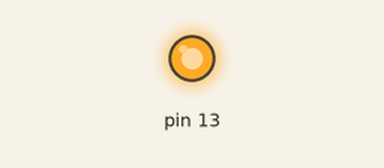
The sketch below on a simulated Arduino Uno, built with avr-gcc and run on an emulated ATmega328P. On the bench: output pins drawn as LEDs (lit = HIGH).

Above: at 0.1 s.
At 50.1 s:
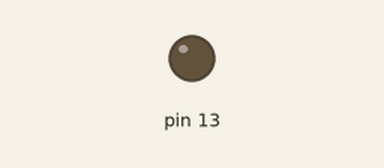
Timing chart, 0 to 101.5 s (numbered marks = the images above):
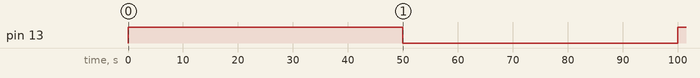

Measured:
- by itself, pin 13: LOW → HIGH at 0.00 s, → LOW 50.0 s later, → HIGH 50.0 s later

The sketch:

sketch_sep27a.ino
```cpp
void setup()
{
 pinMode(13, OUTPUT);
}
void loop()
{
 // LED’i açın (HIGH-YÜKSEK voltaj seviyesi)
 digitalWrite(13, HIGH);
 delay(50000); // 1000 milisaniye (1 saniye) bekleyin.
 // Voltajı LOW yazarak LED’i kapatın.
 digitalWrite(13, LOW);
 delay(50000); //1000 milisaniye (1 saniye) bekleyin.
digitalWrite(13, HIGH);
 delay(50000); // 1000 milisaniye (1 saniye) bekleyin.
 // Voltajı LOW yazarak LED’i kapatın.
 digitalWrite(13, LOW);
 delay(50000); //1000 milisaniye (1 saniye) bekleyi
}
```
